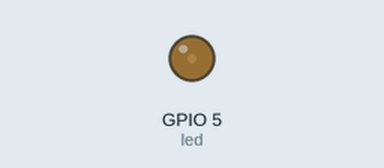
The program below on a simulated Raspberry Pi (BCM pin numbers). Shown: output pins drawn as LEDs (lit = HIGH). Random numbers come from a fixed seed.

Above: at 0.05 s.
At 10.15 s:
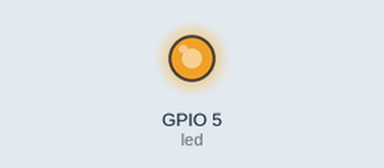
At 19.75 s:
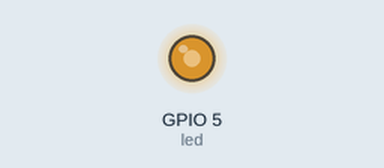
At 39.85 s:
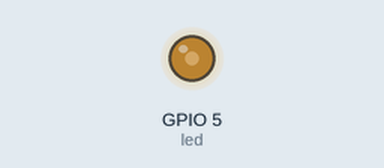
Timing chart, 0 to 40.0 s (numbered marks = the images above):
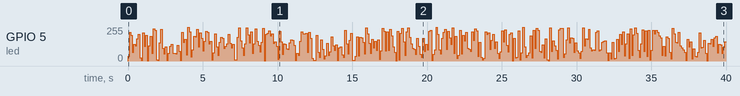

Measured:
- by itself, GPIO 5 (led): 0/255 → 34/255 at 0.00 s, → 216/255 0.10 s later, → 195/255 0.10 s later, → 65/255 0.10 s later, … (396 changes in this stretch)

The program:

testRandom_values.py
```python
from gpiozero import PWMLED
from gpiozero.tools import random_values
from signal import pause

"""
random values between 0 and 1 are passed to the LED, giving it a flickering candle effect
"""

led = PWMLED(5)
led.source = random_values()
led.source_delay = 0.1

pause()
```
